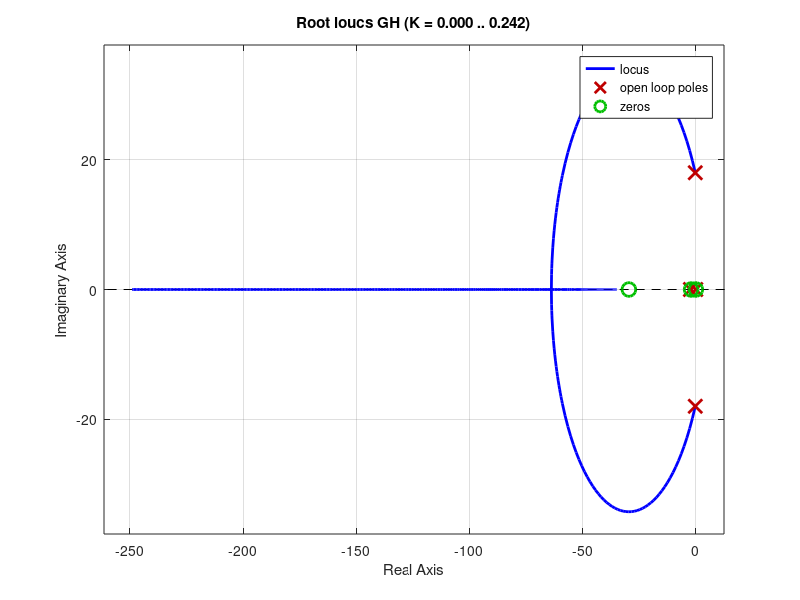
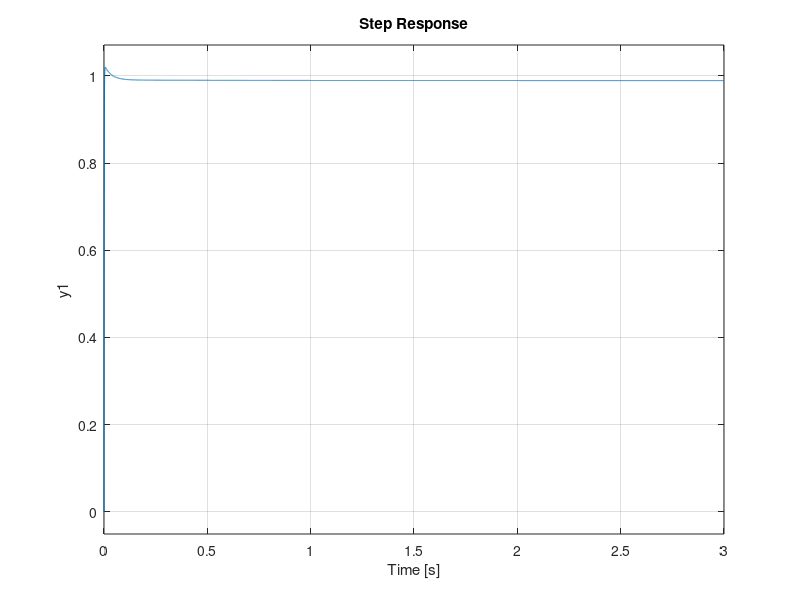
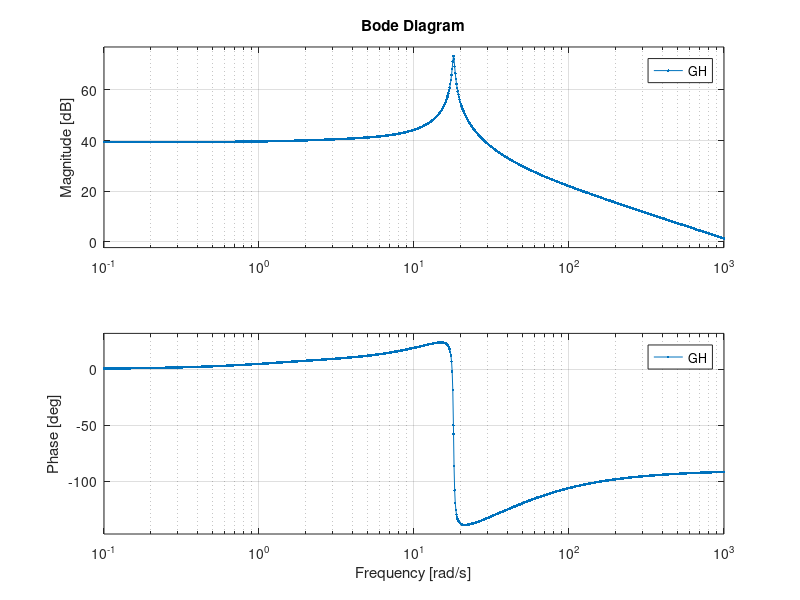
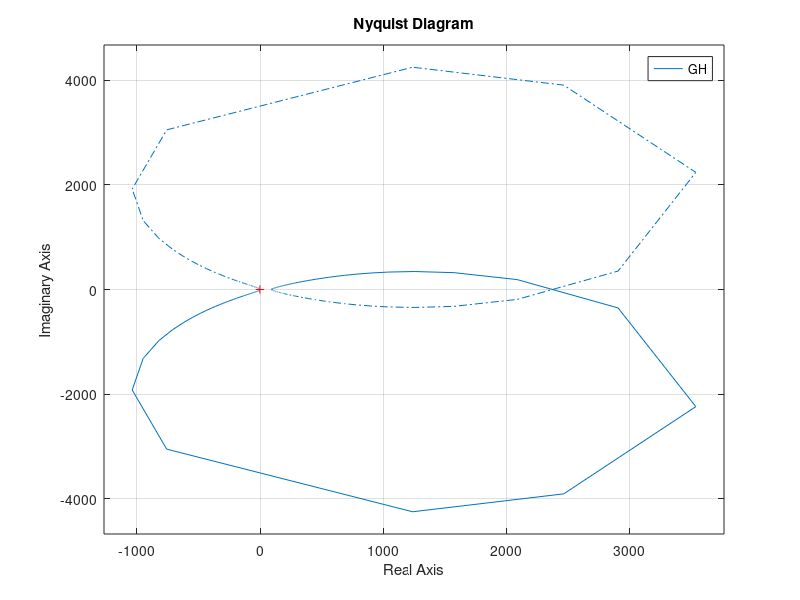

The MATLAB source for these figures, in order: (Note: this script raises an error after producing the figures.)
clc
clear all 
close all
Cc=1;
Cr=1;
R=6;
r=1;
M=3;
m=0.3;
k=1000;
%GH
A=[-1 0];
B=[0.48 1];
C=[1 29.57];
D=[5.2683e+04];
E=[R-r];
F=[m-(7/5)*(M+m) -(M+m)*Cr/(m*r^2)-(7*Cc/5) -(7*k/5)-(Cc*Cr)/(m*r^2) -(k*Cr)/(m*r^2)];
G=[1 0];
H=[1];
f=conv(conv(conv(A,B),C),D);
b=conv(conv(conv(E,F),G),H);
GH = tf(f,b);
poless=roots(b);
zeros=roots(f);
sys=feedback(GH,1);
rlocus(GH)
grid on
figure
step(sys);
grid on
figure
bode(GH,'.-')
grid on
figure
nyquist(GH)
grid on
info=stepinfo(sys);
% figure
% impulse(sys);
%controlSystemDesigner('rlocus',GH)
df=polyder(f);
db=polyder(b);
c1=conv(b,df);
c2=conv(f,db);
ss=-29.57+3.46i;
k=-polyval(b,ss)/polyval(f,ss);
ag=(180/pi)*angle(polyval(f,ss)/polyval(b,ss));